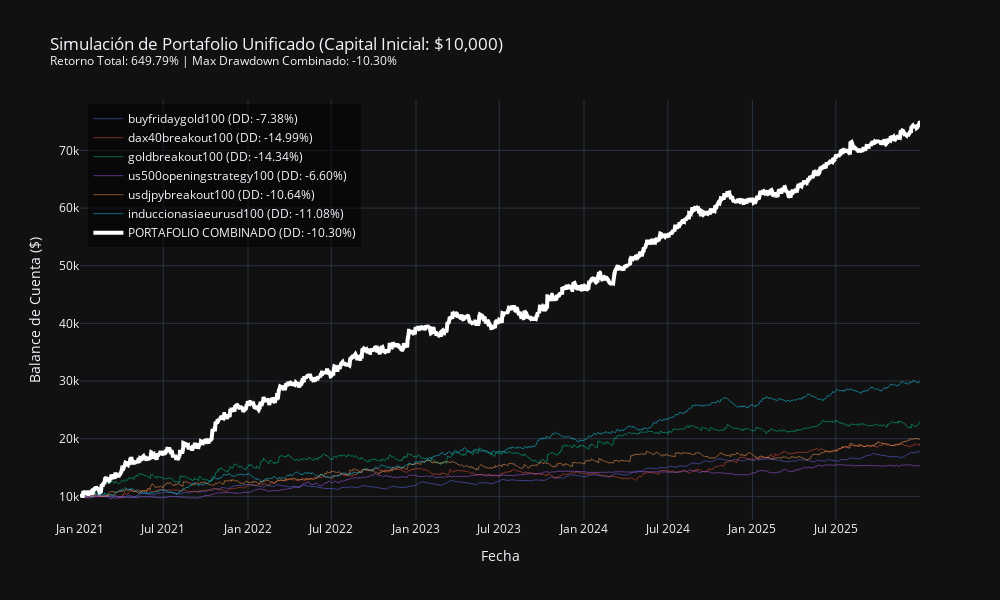

Notebook source saved alongside this figure:
### Code cell
import plotly.graph_objects as go

# Creamos la figura interactiva vacía
fig = go.Figure()

print("Generando simulación de PORTAFOLIO UNIFICADO...")

# Lista para acumular TODAS las operaciones individuales de todas las estrategias
todas_las_operaciones = []

# --- 1. PROCESAMIENTO INDIVIDUAL Y EXTRACCIÓN DE TRADES ---
for nombre, df in mis_estrategias.items():
    # Copia y limpieza básica
    data = df.copy()
    data['<DATE>'] = pd.to_datetime(data['<DATE>'])
    data = data.sort_values('<DATE>')
    
    # Limpieza de Balance
    if data['<BALANCE>'].dtype == 'O': 
        data['<BALANCE>'] = data['<BALANCE>'].astype(str).str.replace(' ', '').astype(float)
    
    # --- INGENIERÍA INVERSA: OBTENER EL PROFIT POR TRADE ---
    # Asumimos que cada backtest empezó con 10,000. 
    # El 'Profit' de cada trade es la diferencia entre el balance actual y el anterior.
    # Para la primera fila, el profit es (Balance - 10000).
    data['Trade_Profit'] = data['<BALANCE>'].diff()
    data.iloc[0, data.columns.get_loc('Trade_Profit')] = data.iloc[0]['<BALANCE>'] - 10000
    
    # Guardamos estas operaciones para el portafolio general
    temp_df = data[['<DATE>', 'Trade_Profit']].copy()
    temp_df['Estrategia'] = nombre # Etiquetamos de dónde vino
    todas_las_operaciones.append(temp_df)

    # --- CÁLCULO PARA LA LÍNEA INDIVIDUAL (Solo visualización) ---
    # Calculamos rendimiento porcentual individual para contexto
    balance_inicial = 100 # Forzamos la base de 10k que mencionaste
    data['Performance_Pct'] = ((data['<BALANCE>'] - balance_inicial) / balance_inicial) * 100
    
    # Max Drawdown Individual
    peak = data['<BALANCE>'].cummax()
    dd_pct = ((data['<BALANCE>'] - peak) / peak) * 100
    max_dd = dd_pct.min()

    # Graficamos la línea individual (más delgada y con transparencia)
    fig.add_trace(go.Scatter(
        x=data['<DATE>'],
        y=data['<BALANCE>'], # Graficamos DINERO, no porcentaje, para ver la simulación real
        mode='lines',
        name=f"{nombre} (DD: {max_dd:.2f}%)",
        opacity=0.5, # Un poco transparente para dar protagonismo al portafolio
        line=dict(width=1)
    ))

# --- 2. CONSTRUCCIÓN DEL PORTAFOLIO UNIFICADO ---
print("Fusionando operaciones y calculando curva combinada...")

# Unimos todas las listas en un solo DataFrame
df_portfolio = pd.concat(todas_las_operaciones)

# ORDENAMOS CRONOLÓGICAMENTE (Crucial para la simulación)
df_portfolio = df_portfolio.sort_values('<DATE>')

# --- SIMULACIÓN DE LA CUENTA ---
capital_inicial_portfolio = 10000

# La curva de equidad es el Capital Inicial + Suma Acumulada de todos los profits
df_portfolio['Equity_Portfolio'] = capital_inicial_portfolio + df_portfolio['Trade_Profit'].cumsum()

# --- CÁLCULO DE MÉTRICAS DEL PORTAFOLIO ---
# a. Max Drawdown del Portafolio
peak_port = df_portfolio['Equity_Portfolio'].cummax()
dd_port_series = ((df_portfolio['Equity_Portfolio'] - peak_port) / peak_port) * 100
max_dd_portfolio = dd_port_series.min()

# b. Retorno Total
retorno_total = df_portfolio['Equity_Portfolio'].iloc[-1] - capital_inicial_portfolio
retorno_pct = (retorno_total / capital_inicial_portfolio) * 100

# --- 3. GRAFICAR EL PORTAFOLIO MASTER ---
fig.add_trace(go.Scatter(
    x=df_portfolio['<DATE>'],
    y=df_portfolio['Equity_Portfolio'],
    mode='lines',
    name=f"PORTAFOLIO COMBINADO (DD: {max_dd_portfolio:.2f}%)",
    line=dict(color='white', width=4), # Línea blanca, gruesa y sólida
    customdata=dd_port_series,
    hovertemplate=(
        '<b>$ %{y:,.2f} Balance</b><br>' +
        'Drawdown: %{customdata:.2f}%<br>' +
        'Estrategia origen: %{text}<br>' + # Sería ideal pasar el nombre de la estrategia en text si se pudiera mapear fácil
        'Fecha: %{x|%Y-%m-%d}'
    )
))

# --- DISEÑO Y ESTÉTICA ---
fig.update_layout(
    title=f'Simulación de Portafolio Unificado (Capital Inicial: ${capital_inicial_portfolio:,.0f})<br><sup>Retorno Total: {retorno_pct:.2f}% | Max Drawdown Combinado: {max_dd_portfolio:.2f}%</sup>',
    xaxis_title='Fecha',
    yaxis_title='Balance de Cuenta ($)',
    template='plotly_dark',
    hovermode="x unified",
    width=1000,  
    height=600, 
    legend=dict(
        yanchor="top",
        y=0.99,
        xanchor="left",
        x=0.01,
        bgcolor="rgba(0,0,0,0.5)"
    )
)

fig.show()

### Figure 1 — Plotly figure (JSON) as saved in the notebook; plotly's stock layout.template omitted (floating-point values rounded to 4 significant figures; data arrays with more than 128 entries replaced by an {"elided": "..."} marker saying what was removed)
{"data": [{"line": {"width": 1}, "mode": "lines", "name": "buyfridaygold100 (DD: -7.38%)", "opacity": 0.5, "type": "scatter", "x": {"elided": "760 str values"}, "y": {"elided": "760 float values"}}, {"line": {"width": 1}, "mode": "lines", "name": "dax40breakout100 (DD: -14.99%)", "opacity": 0.5, "type": "scatter", "x": {"elided": "3653 str values"}, "y": {"elided": "3653 float values"}}, {"line": {"width": 1}, "mode": "lines", "name": "goldbreakout100 (DD: -14.34%)", "opacity": 0.5, "type": "scatter", "x": {"elided": "3774 str values"}, "y": {"elided": "3774 float values"}}, {"line": {"width": 1}, "mode": "lines", "name": "us500openingstrategy100 (DD: -6.60%)", "opacity": 0.5, "type": "scatter", "x": {"elided": "2457 str values"}, "y": {"elided": "2457 float values"}}, {"line": {"width": 1}, "mode": "lines", "name": "usdjpybreakout100 (DD: -10.64%)", "opacity": 0.5, "type": "scatter", "x": {"elided": "3721 str values"}, "y": {"elided": "3721 float values"}}, {"line": {"width": 1}, "mode": "lines", "name": "induccionasiaeurusd100 (DD: -11.08%)", "opacity": 0.5, "type": "scatter", "x": {"elided": "3790 str values"}, "y": {"elided": "3790 float values"}}, {"customdata": {"elided": "18155 float values"}, "hovertemplate": "<b>$ %{y:,.2f} Balance</b><br>Drawdown: %{customdata:.2f}%<br>Estrategia origen: %{text}<br>Fecha: %{x|%Y-%m-%d}", "line": {"color": "white", "width": 4}, "mode": "lines", "name": "PORTAFOLIO COMBINADO (DD: -10.30%)", "type": "scatter", "x": {"elided": "18155 str values"}, "y": {"elided": "18155 float values"}}], "layout": {"height": 600, "hovermode": "x unified", "legend": {"bgcolor": "rgba(0,0,0,0.5)", "x": 0.01, "xanchor": "left", "y": 0.99, "yanchor": "top"}, "title": {"text": "Simulación de Portafolio Unificado (Capital Inicial: $10,000)<br><sup>Retorno Total: 649.79% | Max Drawdown Combinado: -10.30%</sup>"}, "width": 1000, "xaxis": {"title": {"text": "Fecha"}}, "yaxis": {"title": {"text": "Balance de Cuenta ($)"}}}}
